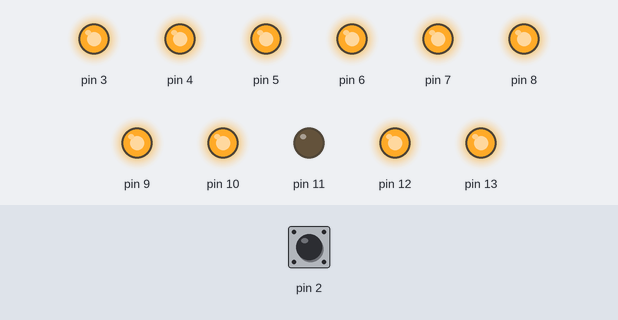
Bench run of a sketch on a simulated Arduino Uno, built with avr-gcc and run on an emulated ATmega328P. Parts: output pins drawn as LEDs (lit = HIGH). The test bench sets the inputs (shaded band); at power-on: pin 2 HIGH.

Above: at 0.85 s.
1.3 s: pin 2 pulled LOW for 3.2 s
At 6.1 s:
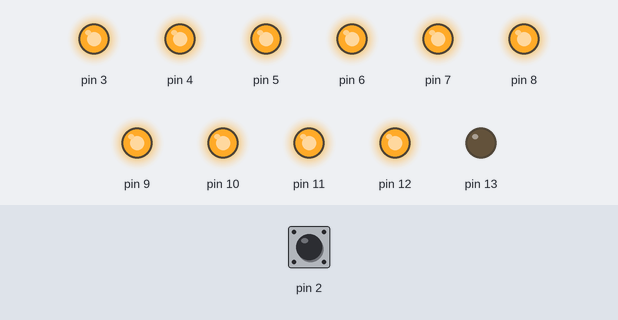
6.4 s: pin 2 pulled LOW for 1 s
At 6.4 s:
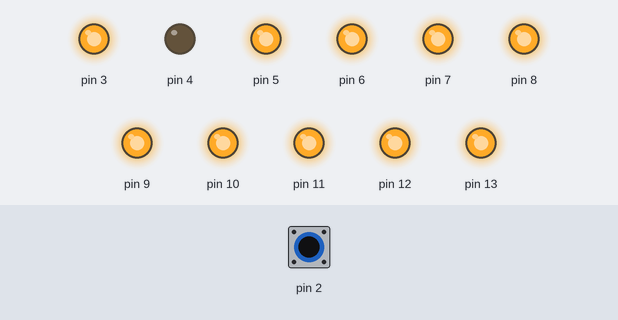
Timing chart, 0 to 16.4 s (numbered marks = the images above; inputs shaded):
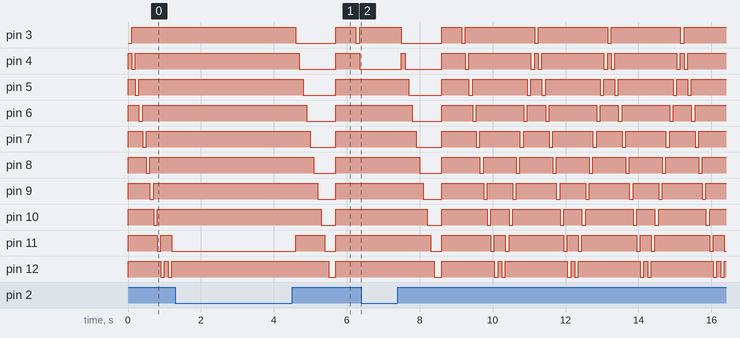

The sketch:

Stop_It.ino
```cpp
int LEDshift = 0x0001;     // holds the led pattern
boolean RightLeft = false; // true for right
boolean Win = false;       // when true a win state has be achived
boolean button = false;    // flag if the button has been pressed
byte level = 0;            // curent level holder

void setup() {
  DDRD = DDRD | B11111000; // pins 3-7 set data direction
  DDRB = DDRB | B00111111; //  pins 8 - 13
  digitalWrite(2,HIGH);    // pull up so the intupt can be signaled on a low transition
}
void moveLED() {
  if (LEDshift & 0x0002) {
    RightLeft = false;
  }
  if (LEDshift & 0x0800) {
    RightLeft = true;
  }
  if (!RightLeft ) {
    LEDshift = LEDshift  << 1;
  }
  if (RightLeft) {
    LEDshift = LEDshift   >> 1;
  }
  displayLED();
}  // end  moveLED
void displayLED() {
  PORTD =  ~((LEDshift & 0x003E) << 2); // format and place the proper bits into the registers
  PORTB =  ~((LEDshift & 0x0FC0) >> 6); // portd = low portb = hi
}
void Button(){
  while (digitalRead(2)== LOW) {
    button = true;
    if ((LEDshift & 0x0040)) {
      Win = true;
    }
    else {
      Win = false;
    }
  } // end while
} // end button
void checkWin() {
  if (Win) {
    if (level < 10) {
      flashWin();
    }
    if (level >= 10) {
      BigWin();
    }
    IncreaseLevel();
  }
  if (!Win) {
    notWin();
  }
  resetPlay ();
} // end checkwin
void flashWin() {
  delay (100);
  LEDshift = 0xFAAA;
  for ( int i = 0 ; i < 10; i++) {
    LEDshift = ~LEDshift;
    displayLED();
    delay (100);
}
} // end flashWin
void BigWin  () {
  flashWin();
  for (int i = 0 ; i < 4 ; i++) {
    LEDshift = 0x0040; //turn on the center LED
    displayLED();
    delay (100);
    for (int i = 0 ; i < 6 ; i++) {
      LEDshift = LEDshift  | (1<< 5 - i); // radiate from the center by a logical OR of the 1s in to the
      LEDshift = LEDshift  | (1<< 7 + i); // LEDshift variable
      displayLED();
      delay (25);
    }
  }
  flashWin();
} // end BigWin
void notWin() {
  level = 0;
  delay (100);
  LEDshift = 0x0001;
  for ( int i = 0 ; i < 11; i++) {
  LEDshift = LEDshift << 1;
    LEDshift++;
    displayLED();
    delay (100);
  }
} // end notWin
void DspLevel() {
  LEDshift = 0x0000;
  for (int i = 0 ; i <= level ; i++) {
    LEDshift = LEDshift | 0x1000; //add one to the high bits of LEDshift
    LEDshift = LEDshift >> 1 ;
    displayLED();
    delay (50);
  }
  delay (500);
} // end DspLevel
void resetPlay () {
  DspLevel();
  Win = false;
  button = false;
  LEDshift = 0x0001;
  RightLeft = false;
}

void IncreaseLevel() {
  level++;
  level = level & 0x0F;// reset level when greater than 15
}
void loop() {
detachInterrupt(0);
if (button == true) {
 checkWin();
}
moveLED();
attachInterrupt(0, Button, LOW);
delay  ( 100 - (level*6));
}
```

Measured:
- by itself, pin 9: repeats every 2.1 s: HIGH 1.2 s, LOW 0.10 s, HIGH 0.70 s, LOW 0.10 s
- by itself, pin 10: repeats every 2.0 s: HIGH 1.3 s, LOW 0.10 s, HIGH 0.50 s, LOW 0.10 s
- by itself, pin 11: repeats every 1.9 s: HIGH 1.4 s, LOW 0.10 s, HIGH 0.30 s, LOW 0.10 s
